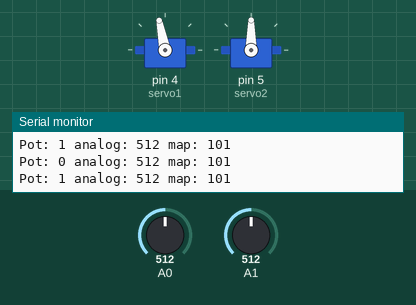
A sketch run on a simulated Arduino Uno, built with avr-gcc and run on an emulated ATmega328P. Parts: 2 × servo, the last lines printed to the serial monitor. The inputs (shaded band) are chosen by the test bench; at power-on: A0 = 512, A1 = 512.

Above: at 1.2 s.
1.3 s: A0 set to 716
At 2.6 s:
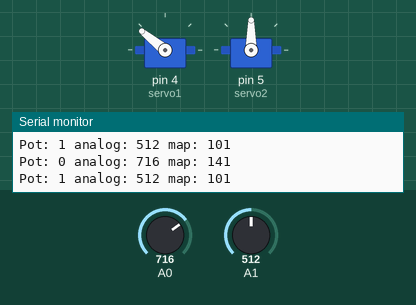
2.9 s: A0 set to 981
At 3.4 s:
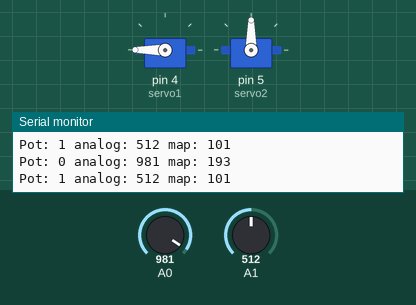
4.5 s: A0 set to 1013
7.5 s: A0 set to 521
At 8.3 s:
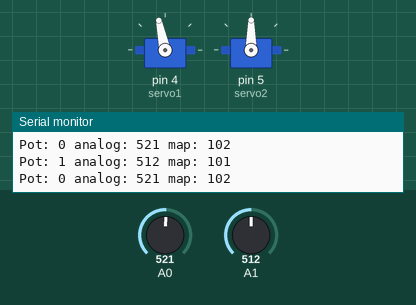
10.5 s: A0 set to 495
At 11.5 s:
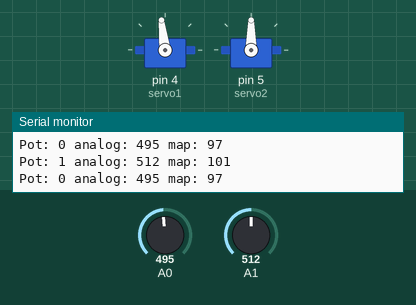
12.1 s: A0 set to 1023
At 13.0 s:
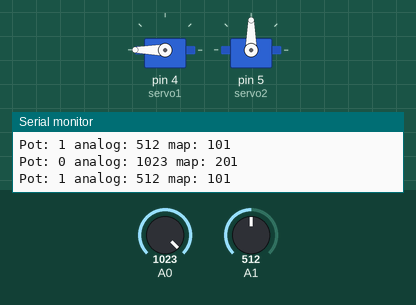
Timing chart, 0 to 14.6 s (numbered marks = the images above; inputs shaded):
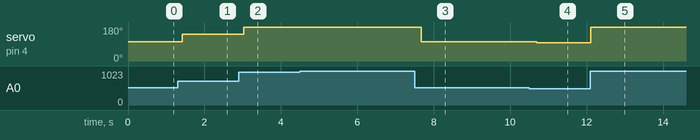

The sketch:

RobotArm.ino
```cpp
#include <Servo.h>
Servo servo1;
Servo servo2;
Servo servo3;
Servo servo4;

void setup()
{
  Serial.begin(9600);

  servo1.attach(4);
  servo2.attach(5);
  //servo3.attach(6);
  //servo4.attach(7);
}

int readPot(int analogPotIndex)
{
  int newPotPos = analogRead(analogPotIndex);
  int newMapPos = map(newPotPos, 0, 912, 0, 180);

  Serial.print("Pot: " + String(analogPotIndex) + " analog: " + String(newPotPos) + " map: " + String(newMapPos) + "\n");

  servo1.write(newMapPos);
  return newMapPos;
}

void loop()
{
  int newPot1Pos = readPot(0);
  int newPot2Pos = readPot(1);
  //int newPot3Pos = readPot(2);
  //int newPot4Pos = readPot(3);

  //Serial.print("NewPotPos: " + String(newPot1Pos));
  servo1.write(newPot1Pos);
  //servo2.write(newPot2Pos);
  //servo3.write(newPot3Pos);
  //servo4.write(newPot4Pos);
  /*
  if (newPot1Pos != pot1Pos && newPot1Pos >= 0 && newPot1Pos <= 180)
  {
    pot1Pos = newPot1Pos;
    servo1.write(pot1Pos);
  }
  if (pot2Pos > 0 && pot2Pos < 180)
  {
    //servo2.write(pot2Pos);
  }
  if (pot3Pos > 0 && pot3Pos < 180)
  {
    //servo3.write(pot3Pos);
  }
  if (pot4Pos > 0 && pot4Pos < 180)
  {
    //servo4.write(pot4Pos);
  }
  */

  delay(200);
}
```

Measured:
- after the input at 1.3 s, servo on pin 4 (servo1): 101° → 141° after 0.11 s
- after the input at 2.9 s, servo on pin 4 (servo1): 141° → 180° after 0.13 s
- after the input at 7.5 s, servo on pin 4 (servo1): 180° → 102° after 0.17 s
- after the input at 10.5 s, servo on pin 4 (servo1): 102° → 97° after 0.19 s
- after the input at 12.1 s, servo on pin 4 (servo1): 97° → 180° at once
